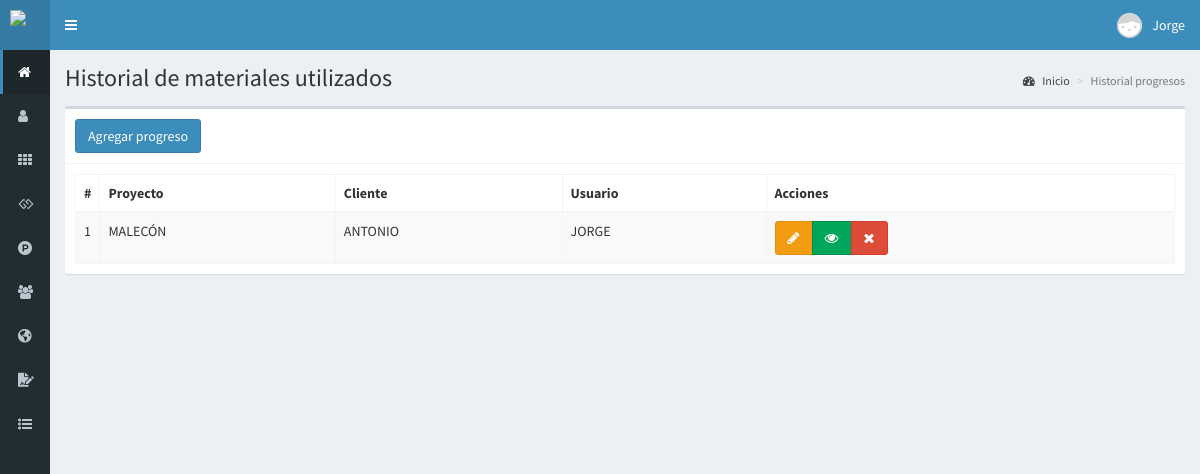
The page /historial-progresos (signed in) on the database its author committed.
### tables this page shows
CREATE TABLE `progreso` (
  `idPro` int(11) NOT NULL,
  `idProyec` int(11) NOT NULL,
  `nomPro` varchar(250) NOT NULL,
  `cliente` varchar(50) NOT NULL,
  `user` varchar(50) NOT NULL,
  `descripM` text NOT NULL,
  `cantidadMP` int(250) NOT NULL,
  `fecha` date NOT NULL
);

### controladores/plantilla.controlador.php (called while the page is built)
<?php
class ControladorPlantilla{
	static public function ctrPlantilla(){
		include "vistas/plantilla.php";
	}
}

### index.php (called while the page is built, shortened)
<?php
require_once "controladores/plantilla.controlador.php";
require_once "controladores/progreso.controlador.php";
require_once "modelos/progreso.modelo.php";
$plantilla = new ControladorPlantilla();
$plantilla -> ctrPlantilla();

### controladores/progreso.controlador.php (called while the page is built, shortened)
<?php
class ControladorProgreso{
	static public function ctrMostrarProgresos($item, $valor){
		$tabla = "progreso";
		$respuesta = ModeloProgreso::mdlMostrarProgresos($tabla, $item, $valor);
		return $respuesta;
	}
}

### modelos/conexion.php (called while the page is built)
<?php
class Conexion{
	static public function conectar(){
		$link = new PDO("mysql:host=localhost;dbname=pos9",
			            "root",
			            "");
		$link->exec("set names utf8");
		return $link;
	}
}

### modelos/progreso.modelo.php (called while the page is built, shortened)
<?php
require_once "conexion.php";
class ModeloProgreso{
    static public function mdlMostrarProgresos($tabla, $item, $valor){
		if($item != null){
			$stmt = Conexion::conectar()->prepare("SELECT * FROM $tabla WHERE $item = :$item");
			$stmt -> bindParam(":".$item, $valor, PDO::PARAM_STR);
			$stmt -> execute();
			return $stmt -> fetch();
		}else{
			$stmt = Conexion::conectar()->prepare("SELECT * FROM $tabla");
			$stmt -> execute();
			return $stmt -> fetchAll();
		}
	}
}

### vistas/modulos/historial-progresos.php (the view, shortened to what this page needs)
<div class="content-wrapper">
  <section class="content-header">
    <h1>
      Historial de materiales utilizados
    </h1>
    <ol class="breadcrumb">
      <li><a href="inicio"><i class="fa fa-dashboard"></i> Inicio</a></li>
      <li class="active">Historial progresos</li>
    </ol>
  </section>
  <section class="content">
    <div class="box">
      <div class="box-header with-border">
        <a href="agregar-progreso">
          <button class="btn btn-primary">
            Agregar progreso
          </button>
        </a>
      </div>
      <div class="box-body">
       <table class="table table-bordered table-striped dt-responsive tablas" width="100%">
        <thead>
         <tr>
           <th style="width:10px">#</th>
           <th>Proyecto</th>
           <th>Cliente</th>
           <th>Usuario</th>
           <th>Acciones</th>
         </tr>
        </thead>
        <tbody>
        <?php
            $item = null;
            $valor = null;
            $progreso = ControladorProgreso::ctrMostrarProgresos($item, $valor);
            foreach ($progreso as $key => $value) {
              echo ' <tr>
                      <td>'.($key+1).'</td>
                      <td class="text-uppercase">'.$value["nomPro"].'</td>
                      <td class="text-uppercase">'.$value["cliente"].'</td>
                      <td class="text-uppercase">'.$value["user"].'</td>
                      <td>
                        <div class="btn-group">
                        <button class="btn btn-warning btnEditarProgreso" idProgreso="'.$value["idPro"].'"><i class="fa fa-pencil"></i></button>
                        <button class="btn btn-success btnVerProgreso" idProgreso="'.$value["idPro"].'"><i class="fa fa-eye"></i></button>';
                          if($_SESSION["perfil"] == "Administrador"){
                            echo '<button class="btn btn-danger btnEliminarProgreso" idProgreso="'.$value["idPro"].'"><i class="fa fa-times"></i></button>';
                          }
                        echo '</div>
                      </td>
                    </tr>';
            }
        ?>
        </tbody>
       </table>
      </div>
    </div>
  </section>
</div>

### rows shown on the page
progreso: nomPro "MALECÓN", cliente "ANTONIO", user "JORGE"

### other values the page prints
$_SESSION["nombre"] "Jorge"
